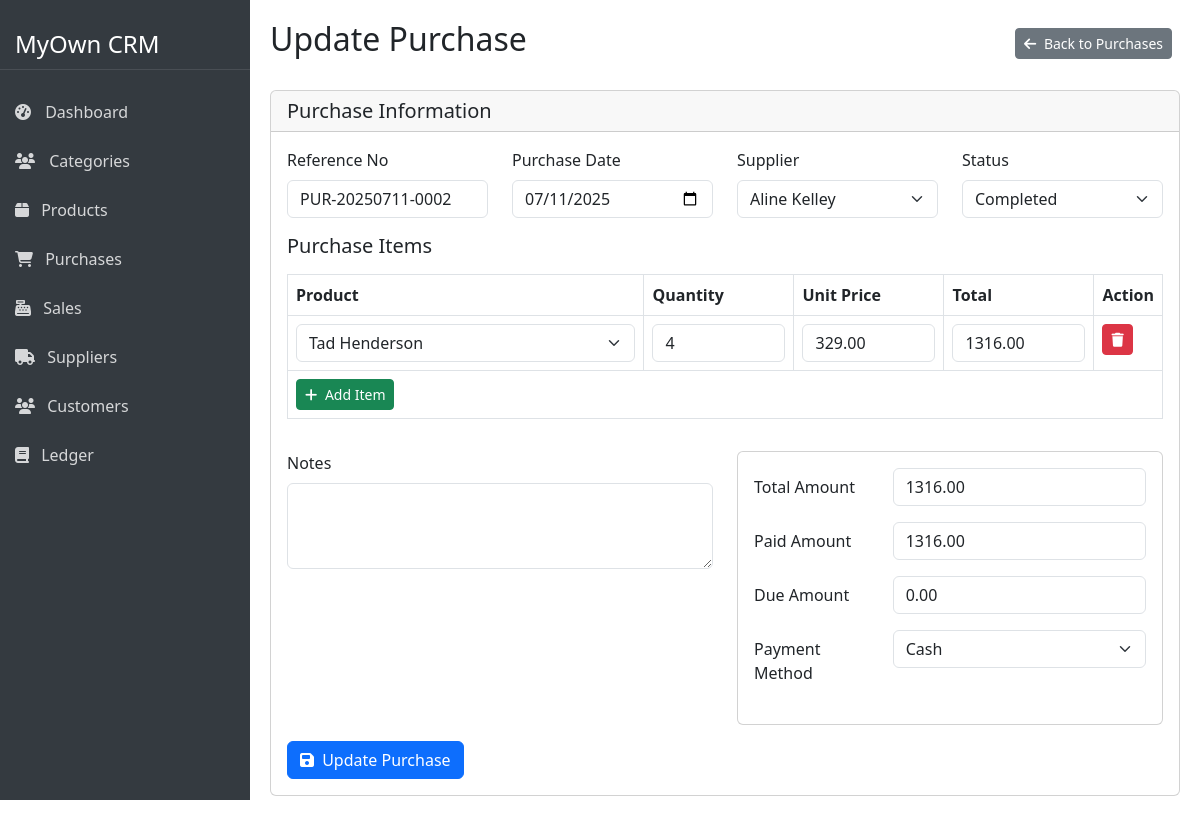
Screenshot of /purchases/update_purchase.php?id=2 with the database file from the repository.
### tables this page shows
CREATE TABLE `purchases` (
  `id` int(11) NOT NULL,
  `reference_no` varchar(50) NOT NULL,
  `supplier_id` int(11) DEFAULT NULL,
  `total_amount` decimal(10,2) NOT NULL,
  `paid_amount` decimal(10,2) NOT NULL,
  `due_amount` decimal(10,2) NOT NULL,
  `payment_method_id` int(11) DEFAULT NULL,
  `purchase_date` date NOT NULL,
  `notes` text DEFAULT NULL,
  `status` tinyint(1) DEFAULT 1,
  `created_at` timestamp NOT NULL DEFAULT current_timestamp()
);

CREATE TABLE `suppliers` (
  `id` int(11) NOT NULL,
  `name` varchar(100) NOT NULL,
  `contact_person` varchar(100) DEFAULT NULL,
  `phone` varchar(20) DEFAULT NULL,
  `email` varchar(100) DEFAULT NULL,
  `address` text DEFAULT NULL,
  `status` tinyint(1) DEFAULT 1,
  `created_at` timestamp NOT NULL DEFAULT current_timestamp()
);

CREATE TABLE `purchase_items` (
  `id` int(11) NOT NULL,
  `purchase_id` int(11) NOT NULL,
  `product_id` int(11) NOT NULL,
  `quantity` int(11) NOT NULL,
  `unit_price` decimal(10,2) NOT NULL,
  `total_price` decimal(10,2) NOT NULL
);

CREATE TABLE `products` (
  `id` int(11) NOT NULL,
  `category_id` int(11) NOT NULL,
  `name` varchar(255) NOT NULL,
  `description` text DEFAULT NULL,
  `price` decimal(10,2) NOT NULL,
  `quantity` int(11) NOT NULL DEFAULT 0,
  `image` varchar(255) DEFAULT NULL,
  `status` tinyint(1) NOT NULL DEFAULT 1,
  `created_at` timestamp NOT NULL DEFAULT current_timestamp()
);

### database/database.php (called while the page is built, shortened)
<?php
class Database {
    protected $host = 'localhost';
    protected $user = 'root';
    protected $password = '';
    protected $dbname = 'oop-project';
    public $con = null;
    public function __construct(){
        if($this->con == null){
            $this->con = mysqli_connect($this->host,$this->user,$this->password,$this->dbname);
        }
    }
}
?>

### purchases/purchase.class.php (called while the page is built, shortened)
<?php
require_once ROOT_PATH . 'database/database.php';
require_once ROOT_PATH . 'suppliers/supplier.class.php';
require_once ROOT_PATH . 'products/product.class.php';
class Purchase extends Database {
    private $table = 'purchases';
    private $items_table = 'purchase_items';
    public function getById($id) {
        $id = (int)$id;
        $sql = "SELECT p.*, s.name as supplier_name, pm.name as payment_method
               FROM {$this->table} p
               LEFT JOIN suppliers s ON p.supplier_id = s.id
               LEFT JOIN payment_methods pm ON p.payment_method_id = pm.id
               WHERE p.id = {$id}";
        $result = $this->con->query($sql);
        if ($result->num_rows > 0) {
            $purchase = $result->fetch_assoc();
            $sql = "SELECT pi.*, p.name as product_name
                   FROM {$this->items_table} pi
                   LEFT JOIN products p ON pi.product_id = p.id
                   WHERE pi.purchase_id = {$id}";
            $result = $this->con->query($sql);
            $items = [];
            if ($result->num_rows > 0) {
                while ($row = $result->fetch_assoc()) {
                    $items[] = $row;
                }
            }
            $purchase['items'] = $items;
            return $purchase;
        } else {
            return false;
        }
    }
}
?>

### products/product.class.php (called while the page is built, shortened)
<?php
require_once ROOT_PATH . 'database/database.php';
class Product extends Database {
    private $table = 'products';
    public function getAll($page = 1, $perPage = 10) {
        $offset = ($page - 1) * $perPage;
        $sql = "SELECT p.*, c.name as category_name
               FROM {$this->table} p
               LEFT JOIN categories c ON p.category_id = c.id
               ORDER BY p.id DESC LIMIT {$offset}, {$perPage}";
        $result = $this->con->query($sql);
        $products = [];
        if ($result->num_rows > 0) {
            while ($row = $result->fetch_assoc()) {
                $products[] = $row;
            }
        }
        return $products;
    }
}
?>

### suppliers/supplier.class.php (called while the page is built, shortened)
<?php
require_once ROOT_PATH . 'database/database.php';
class Supplier extends Database {
    private $table = 'suppliers';
    public function getAll($page = 1, $perPage = 10) {
        $offset = ($page - 1) * $perPage;
        $sql = "SELECT * FROM {$this->table} ORDER BY id DESC LIMIT {$offset}, {$perPage}";
        $result = $this->con->query($sql);
        $suppliers = [];
        if ($result->num_rows > 0) {
            while ($row = $result->fetch_assoc()) {
                $suppliers[] = $row;
            }
        }
        return $suppliers;
    }
}
?>

### purchases/update_purchase.php (the view, shortened to what this page needs)
<?php
require_once ROOT_PATH . 'purchases/purchase.class.php';
require_once ROOT_PATH . 'suppliers/supplier.class.php';
require_once ROOT_PATH . 'products/product.class.php';
$purchaseObj = new Purchase();
$supplierObj = new Supplier();
$productObj = new Product();
$suppliers = $supplierObj->getAll(1, 1000);
$products = $productObj->getAll(1, 1000);
$id = $_GET['id'] ?? 0;
$purchase = $purchaseObj->getById($id);
require ROOT_PATH . 'includes/header.php';
?>
<div class="d-flex">
    <?php
    require ROOT_PATH . 'includes/sidebar.php';
    ?>
    <div class="main-content">
        <div class="d-flex justify-content-between align-items-center mb-4">
            <h2>Update Purchase</h2>
            <div>
                <a href="purchases.php" class="btn btn-secondary btn-sm me-2">
                    <i class="fas fa-arrow-left me-1"></i> Back to Purchases
                </a>
            </div>
        </div>
        <div class="card mb-4">
            <div class="card-header">
                <h5 class="mb-0">Purchase Information</h5>
            </div>
            <div class="card-body">
                <form action="" method="post" id="purchaseForm">
                    <div class="row mb-3">
                        <div class="col-md-3">
                            <label for="referenceNo" class="form-label">Reference No</label>
                            <input type="text" class="form-control" id="referenceNo" name="reference_no" value="<?php echo htmlspecialchars($purchase['reference_no']); ?>" readonly>
                        </div>
                        <div class="col-md-3">
                            <label for="purchaseDate" class="form-label">Purchase Date</label>
                            <input type="date" class="form-control" id="purchaseDate" name="purchase_date" value="<?php echo $purchase['purchase_date']; ?>" required>
                        </div>
                        <div class="col-md-3">
                            <label for="supplierId" class="form-label">Supplier</label>
                            <select class="form-select" id="supplierId" name="supplier_id" required>
                                <?php foreach ($suppliers as $supplier): ?>
                                <option value="<?php echo $supplier['id']; ?>" <?php echo ($supplier['id'] == $purchase['supplier_id']) ? 'selected' : ''; ?>>
                                    <?php echo htmlspecialchars($supplier['name']); ?>
                                </option>
                                <?php endforeach; ?>
                            </select>
                        </div>
                        <div class="col-md-3">
                            <label for="status" class="form-label">Status</label>
                            <select class="form-select" id="status" name="status">
                                <option value="1" <?php echo ($purchase['status'] == 1) ? 'selected' : ''; ?>>Completed</option>
                            </select>
                        </div>
                    </div>
                    <h5 class="mb-3">Purchase Items</h5>
                    <div class="table-responsive mb-3">
                        <table class="table table-bordered" id="purchaseItemsTable">
                            <thead>
                                <tr>
                                    <th>Product</th>
                                    <th width="150">Quantity</th>
                                    <th width="150">Unit Price</th>
                                    <th width="150">Total</th>
                                    <th width="50">Action</th>
                                </tr>
                            </thead>
                            <tbody>
                                <?php foreach ($purchase['items'] as $index => $item): ?>
                                <tr>
                                    <td>
                                        <select class="form-select product-select" name="product_id[]" required>
                                            <?php foreach ($products as $product): ?>
                                            <option value="<?php echo $product['id']; ?>" data-price="<?php echo $product['price']; ?>" <?php echo ($product['id'] == $item['product_id']) ? 'selected' : ''; ?>>
                                                <?php echo htmlspecialchars($product['name']); ?>
                                            </option>
                                            <?php endforeach; ?>
                                        </select>
                                    </td>
                                    <td>
                                        <input type="number" class="form-control quantity" name="quantity[]" min="1" value="<?php echo $item['quantity']; ?>" required>
                                    </td>
                                    <td>
                                        <input type="number" step="0.01" class="form-control unit-price" name="unit_price[]" min="0.01" value="<?php echo $item['unit_price']; ?>" required>
                                    </td>
                                    <td>
                                        <input type="number" step="0.01" class="form-control item-total" value="<?php echo $item['total_price']; ?>" readonly>
                                    </td>
                                    <td>
                                        <button type="button" class="btn btn-danger btn-sm remove-item"><i class="fas fa-trash"></i></button>
                                    </td>
                                </tr>
                                <?php endforeach; ?>
                            </tbody>
                            <tfoot>
                                <tr>
                                    <td colspan="5">
                                        <button type="button" class="btn btn-success btn-sm" id="addItemBtn">
                                            <i class="fas fa-plus me-1"></i> Add Item
                                        </button>
                                    </td>
                                </tr>
                            </tfoot>
                        </table>
                    </div>
                    <div class="row mb-3">
                        <div class="col-md-6">
                            <label for="notes" class="form-label">Notes</label>
                            <textarea class="form-control" id="notes" name="notes" rows="3"><?php echo htmlspecialchars($purchase['notes']); ?></textarea>
                        </div>
                        <div class="col-md-6">
                            <div class="card">
                                <div class="card-body">
                                    <div class="mb-3 row">
                                        <label for="totalAmount" class="col-sm-4 col-form-label">Total Amount</label>
                                        <div class="col-sm-8">
                                            <input type="number" step="0.01" class="form-control" id="totalAmount" name="total_amount" value="<?php echo $purchase['total_amount']; ?>" readonly>
                                        </div>
                                    </div>
                                    <div class="mb-3 row">
                                        <label for="paidAmount" class="col-sm-4 col-form-label">Paid Amount</label>
                                        <div class="col-sm-8">
                                            <input type="number" step="0.01" class="form-control" id="paidAmount" name="paid_amount" value="<?php echo $purchase['paid_amount']; ?>">
                                        </div>
                                    </div>
                                    <div class="mb-3 row">
                                        <label for="dueAmount" class="col-sm-4 col-form-label">Due Amount</label>
                                        <div class="col-sm-8">
                                            <input type="number" step="0.01" class="form-control" id="dueAmount" value="<?php echo $purchase['due_amount']; ?>" readonly>
                                        </div>
                                    </div>
                                    <div class="mb-3 row">
                                        <label for="paymentMethod" class="col-sm-4 col-form-label">Payment Method</label>
                                        <div class="col-sm-8">
                                            <select class="form-select" id="paymentMethod" name="payment_method_id">
                                                <option value="1" <?php echo ($purchase['payment_method_id'] == 1) ? 'selected' : ''; ?>>Cash</option>
                                            </select>
                                        </div>
                                    </div>
                                </div>
                            </div>
                        </div>
                    </div>
                    <button type="submit" class="btn btn-primary">
                        <i class="fas fa-save me-1"></i> Update Purchase
                    </button>
                </form>
            </div>
        </div>
    </div>
</div>
<?php
require ROOT_PATH . 'includes/footer.php';
?>

### includes/header.php (style rules this page uses)
body { overflow-x: hidden; }
.main-content { margin-left: 250px; width: 100%; padding: 20px; transition: all 0.3s; }

### rows the page displays
purchases: reference_no "PUR-20250711-0002", purchase_date "07/11/2025", supplier_id "Aline Kelley", status "Completed", total_amount "1316.00", paid_amount "1316.00", due_amount "0.00", payment_method_id "Cash"
purchase_items: product.name "Tad Henderson", quantity "4", unit_price "329.00", total_price "1316.00"
